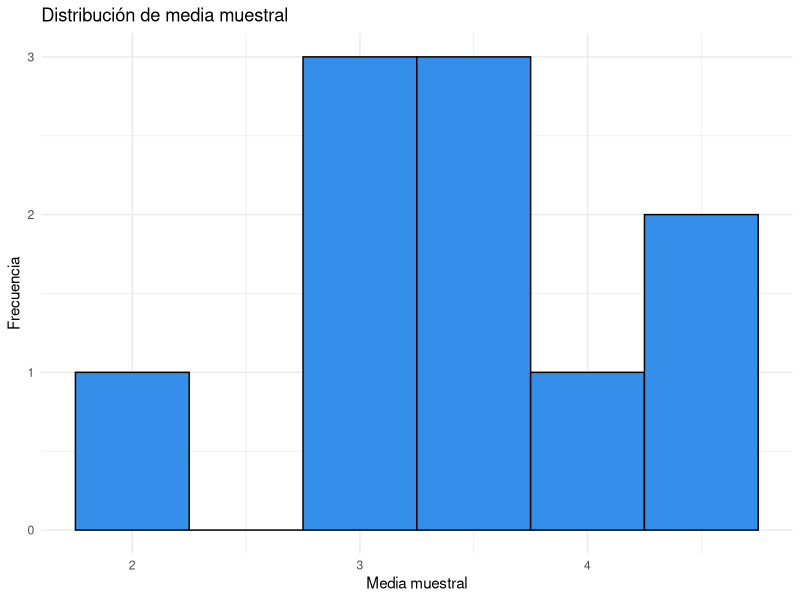
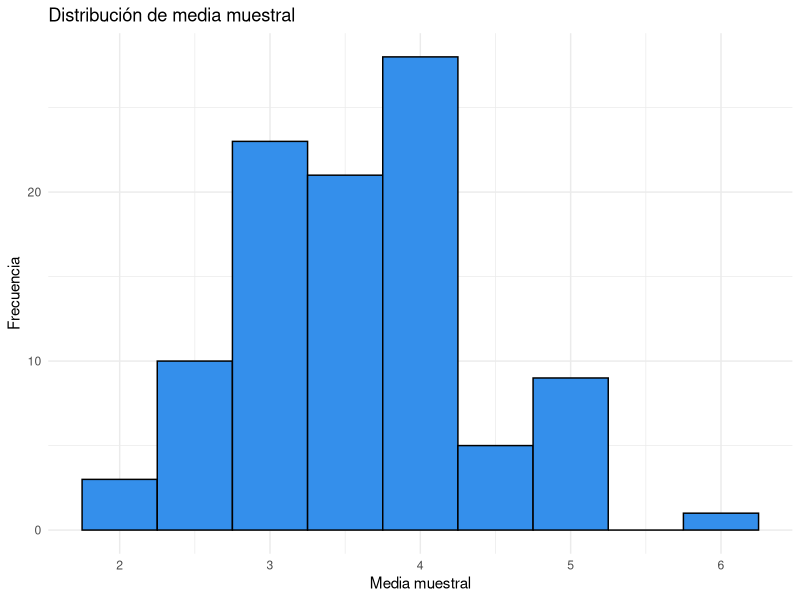
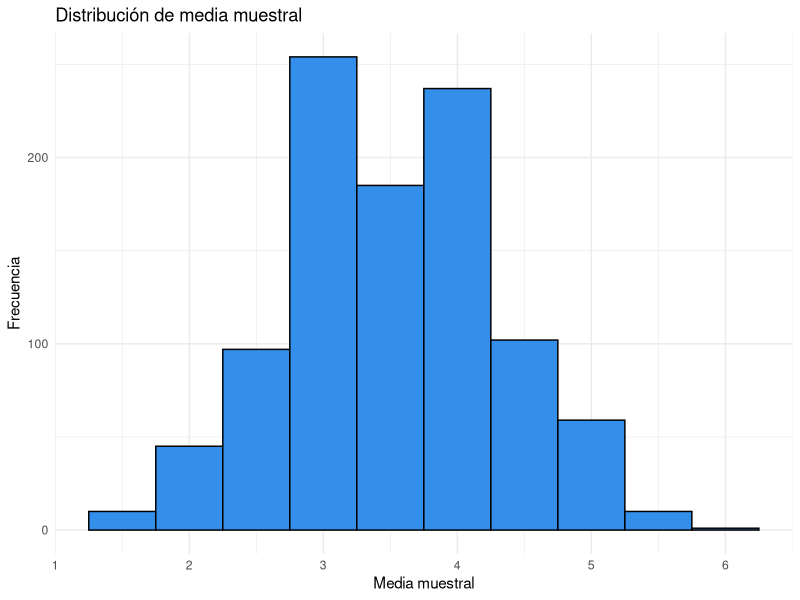
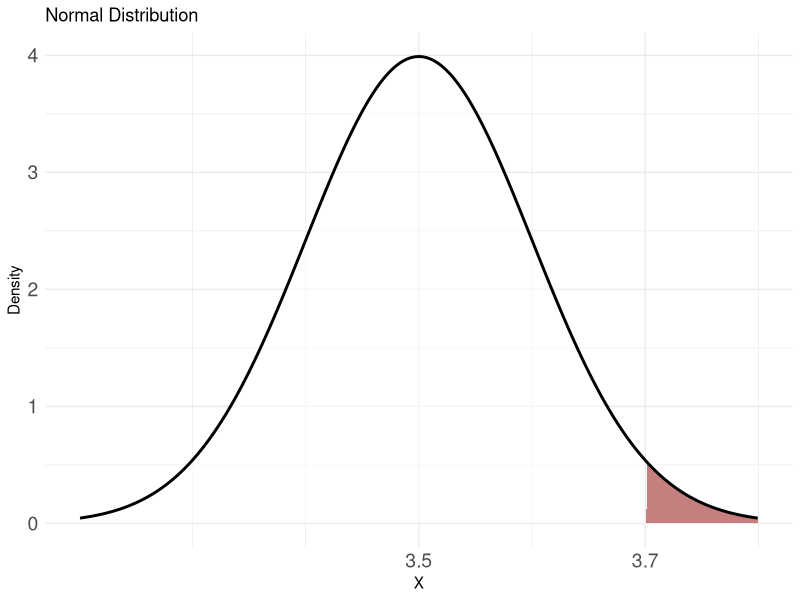
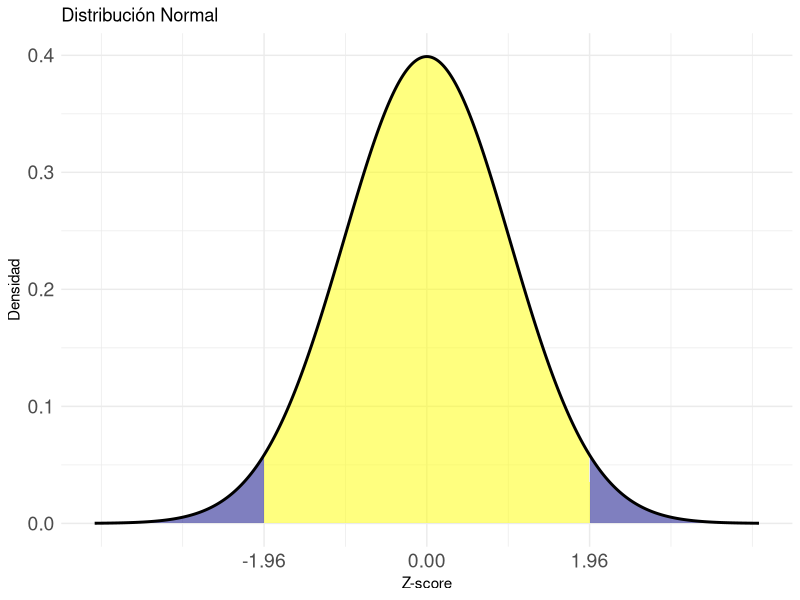

These figures' R source, in order:
## ---- chunk 1
#| fig.align: 'center'
#| echo: true
library(tidyverse)
## Creemos el vector para el dado
dado <- c(1,2,3,4,5,6)

## Tiremos el dado 5 veces
muestra_de_5 <- sample(dado, 5, replace=TRUE)

muestra_de_5

## Y calculemos su media
mean(muestra_de_5)


## Otra manera de calcular la media
## de una muestra de 5
sample(dado, 5, replace = TRUE) %>% mean()
## ---- chunk 2
#| fig.align: 'center'
#| echo: true
library(tidyverse)
## Creemos el vector para el dado
dado <- c(1,2,3,4,5,6)

## Tiremos el dado 5 veces
muestra_de_5 <- sample(dado, 5, replace=TRUE)

muestra_de_5

## Y calculemos su media
mean(muestra_de_5)


## Otra manera de calcular la media de una muestra de 5
sample(dado, 5, replace = TRUE) %>% mean()

## ---- chunk 3
#| fig.align: 'center'
#| echo: false
library(tidyverse)

sample_means <- replicate(10, sample(dado, 5, replace = TRUE) %>% mean())

# Convert to a data frame for ggplot2
df <- data.frame(sample_means = sample_means)

# Plot the histogram
ggplot(df, aes(x = sample_means)) +
  geom_histogram(binwidth = 0.5, fill = "#348feb", color = "black") +
  labs(title = "Distribución de media muestral", x = "Media muestral", y = "Frecuencia") +
  theme_minimal()

## ---- chunk 4
#| fig.align: 'center'
#| echo: false
library(tidyverse)

sample_means <- replicate(100, sample(dado, 5, replace = TRUE) %>% mean())

# Convert to a data frame for ggplot2
df <- data.frame(sample_means = sample_means)

# Plot the histogram
ggplot(df, aes(x = sample_means)) +
  geom_histogram(binwidth = 0.5, fill = "#348feb", color = "black") +
  labs(title = "Distribución de media muestral", x = "Media muestral", y = "Frecuencia") +
  theme_minimal()

## ---- chunk 5
#| fig.align: 'center'
#| echo: false
library(tidyverse)

sample_means <- replicate(1000, sample(dado, 5, replace = TRUE) %>% mean())

# Convert to a data frame for ggplot2
df <- data.frame(sample_means = sample_means)

# Plot the histogram
ggplot(df, aes(x = sample_means)) +
  geom_histogram(binwidth = 0.5, fill = "#348feb", color = "black") +
  labs(title = "Distribución de media muestral", x = "Media muestral", y = "Frecuencia") +
  theme_minimal()

## ---- chunk 6
#| fig.align: 'center'
#| echo: false
#| eval: true
# Define the x-axis range and normal distribution
x <- seq(2.5, 4.5, length = 1000)
mean_val <- 3.5
sd_val <- (3.7 - 3.5) / 2  # Standard deviation so that 3.7 is 2 SDs from the mean
y <- dnorm(x, mean = mean_val, sd = sd_val)

# Create a data frame
df <- data.frame(x = x, y = y)

# Plot the normal distribution with highlighted regions
ggplot(df, aes(x = x, y = y)) +
  geom_area(aes(x = ifelse(x <= 3.7, x, NA)), fill = "white", alpha = 0.5) +
  geom_area(aes(x = ifelse(x > 3.7, x, NA)), fill = "darkred", alpha = 0.5) +
  geom_line(color = "black", size = 1) +
  scale_x_continuous(breaks = c(3.5, 3.7), limits = c(3.2, 3.8)) +
  labs(title = "Normal Distribution",
       x = "X", y = "Density") +
  theme_minimal() +
  theme(
    legend.position = "none",
    axis.text = element_text(size = 14)  # Increase the size of x and y axis text
  )

## ---- chunk 7
#| fig.align: 'center'
#| echo: false
#| eval: true
# Define the x-axis range and normal distribution
x <- seq(-4, 4, length = 1000)
y <- dnorm(x)

# Create a data frame
df <- data.frame(x = x, y = y)

# Plot the normal distribution with highlighted regions
ggplot(df, aes(x = x, y = y)) +
  geom_area(aes(x = ifelse(x >= -1.96 & x <= 1.96, x, NA)), fill = "yellow", alpha = 0.5) +
  geom_area(aes(x = ifelse(x < -1.96, x, NA)), fill = "navy", alpha = 0.5) +
  geom_area(aes(x = ifelse(x > 1.96, x, NA)), fill = "navy", alpha = 0.5) +
  geom_line(color = "black", size = 1) +
  scale_x_continuous(breaks = c(-1.96, 0, 1.96)) +
  labs(title = "Distribución Normal",
       x = "Z-score", y = "Densidad") +
  theme_minimal() +
  theme(
    legend.position = "none",
    axis.text = element_text(size = 14))  # Increase the size of x and y axis text

